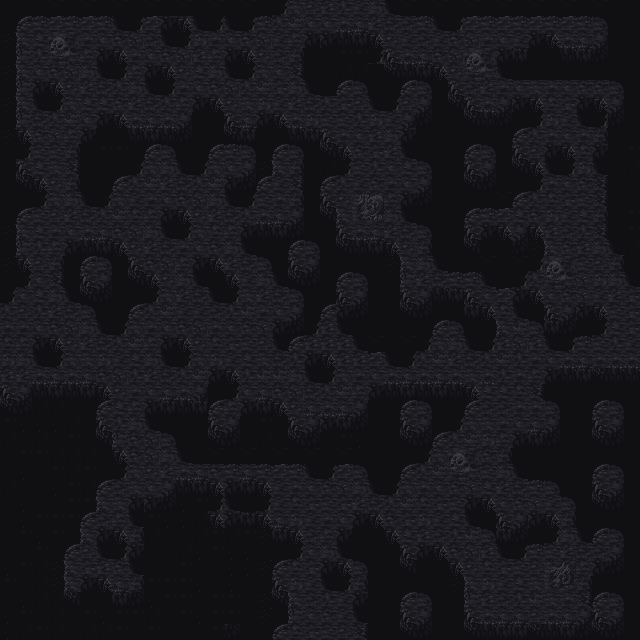

A 2D game scene composited from a Tiled map and its tileset images. What follows is a short description and the map's XML, with each tile layer's data collapsed to a summary:
An orthogonal 40x40 tile map with 16x16 px tiles, 1 tile layer (ground).

<map version="1.0" orientation="orthogonal" renderorder="right-down" width="40" height="40" tilewidth="16" tileheight="16">
 <tileset firstgid="1" name="ground" tilewidth="16" tileheight="16">
  <image source="txt_stone.png" trans="000000" width="256" height="256" />
  <tile id="11">
   <properties>
    <property name="isHole" value="1" />
   </properties>
  </tile>
  <tile id="12">
   <properties>
    <property name="isHole" value="1" />
   </properties>
  </tile>
  <tile id="13">
   <properties>
    <property name="isHole" value="1" />
   </properties>
  </tile>
  <tile id="21">
   <properties>
    <property name="isHole" value="1" />
   </properties>
  </tile>
  <tile id="22">
   <properties>
    <property name="isHole" value="1" />
   </properties>
  </tile>
  <tile id="24">
   <properties>
    <property name="isHole" value="1" />
   </properties>
  </tile>
  <tile id="25">
   <properties>
    <property name="isHole" value="1" />
   </properties>
  </tile>
  <tile id="27">
   <properties>
    <property name="isHole" value="1" />
   </properties>
  </tile>
  <tile id="28">
   <properties>
    <property name="isHole" value="1" />
   </properties>
  </tile>
  <tile id="29">
   <properties>
    <property name="isHole" value="1" />
   </properties>
  </tile>
  <tile id="37">
   <properties>
    <property name="isHole" value="1" />
   </properties>
  </tile>
  <tile id="38">
   <properties>
    <property name="isHole" value="1" />
   </properties>
  </tile>
  <tile id="40">
   <properties>
    <property name="isHole" value="1" />
   </properties>
  </tile>
  <tile id="41">
   <properties>
    <property name="isHole" value="1" />
   </properties>
  </tile>
  <tile id="42">
   <properties>
    <property name="isHole" value="1" />
   </properties>
  </tile>
  <tile id="58">
   <properties>
    <property name="isHole" value="1" />
   </properties>
  </tile>
  <tile id="64">
   <properties>
    <property name="isHole" value="1" />
   </properties>
  </tile>
  <tile id="65">
   <properties>
    <property name="isHole" value="1" />
   </properties>
  </tile>
  <tile id="66">
   <properties>
    <property name="isHole" value="1" />
   </properties>
  </tile>
  <tile id="67">
   <properties>
    <property name="isHole" value="1" />
   </properties>
  </tile>
  <tile id="68">
   <properties>
    <property name="isCollider" value="1" />
   </properties>
  </tile>
  <tile id="80">
   <properties>
    <property name="isHole" value="1" />
   </properties>
  </tile>
  <tile id="83">
   <properties>
    <property name="isHole" value="1" />
   </properties>
  </tile>
  <tile id="96">
   <properties>
    <property name="isHole" value="1" />
   </properties>
  </tile>
  <tile id="99">
   <properties>
    <property name="isHole" value="1" />
   </properties>
  </tile>
  <tile id="101">
   <properties>
    <property name="isCollider" value="1" />
   </properties>
  </tile>
  <tile id="103">
   <properties>
    <property name="isCollider" value="1" />
   </properties>
  </tile>
  <tile id="112">
   <properties>
    <property name="isHole" value="1" />
   </properties>
  </tile>
  <tile id="113">
   <properties>
    <property name="isHole" value="1" />
   </properties>
  </tile>
  <tile id="114">
   <properties>
    <property name="isHole" value="1" />
   </properties>
  </tile>
  <tile id="115">
   <properties>
    <property name="isHole" value="1" />
   </properties>
  </tile>
 </tileset>
 <layer name="ground" width="40" height="40">
  <data>[1600 cells, 1600 non-empty, 80 distinct tile ids]</data>
 </layer>
</map>